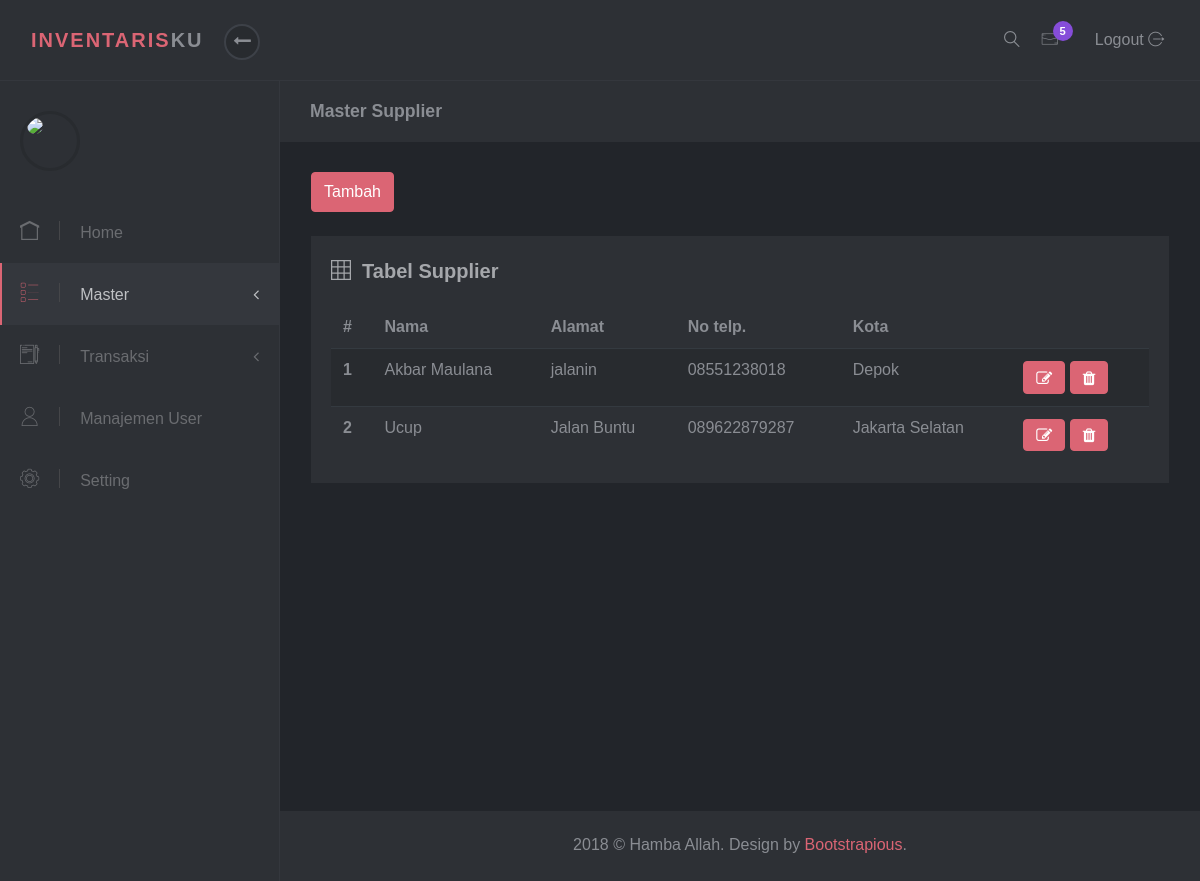
The page /pages/supplier.php on the database its author committed.
### tables this page shows
CREATE TABLE `supplier` (
  `supplier_id` int(11) NOT NULL,
  `supplier_name` varchar(35) NOT NULL,
  `supplier_address` varchar(50) NOT NULL,
  `supplier_telp` varchar(15) NOT NULL,
  `supplier_country` varchar(20) NOT NULL
);

### pages/supplier.php (the view, shortened to what this page needs)
<?php include "header.php"; ?>
<?php include "sidebar.php"; ?>
<div class="page-header">
  <div class="container-fluid">
    <h2 class="h5 no-margin-bottom">Master Supplier</h2>
  </div>
</div>
<section class="no-padding-top">
  <div class="container-fluid">
    <div class="row">
      <div class="col-lg-12">
        <a href="supplier_form.php" class="btn btn-primary">Tambah</a><br><br>
        <div class="block">
          <div class="title">
            <strong><i class="icon-grid"></i>&nbsp; Tabel Supplier</strong>
          </div>
          <div class="table-responsive">
            <table class="table table-striped table-hover">
              <thead>
                <tr>
                  <th>#</th>
                  <th>Nama</th>
                  <th>Alamat</th>
                  <th>No telp.</th>
                  <th>Kota</th>
                </tr>
              </thead>
              <tbody>
                <?php
                $n = 0;
                $sql = mysqli_query($conn, "SELECT * FROM supplier ORDER BY supplier_name ASC");
                while($row = mysqli_fetch_array($sql)):
                ?>
                <tr>
                  <th scope="row"><?php echo ++$n; ?></th>
                  <td><?php echo $row['supplier_name']; ?></td>
                  <td><?php echo $row['supplier_address']; ?></td>
                  <td><?php echo $row['supplier_telp']; ?></td>
                  <td><?php echo $row['supplier_country']; ?></td>
                  <td>
                    <a href="supplier_form.php?id=<?php echo $row['supplier_id'] ?>" class="btn btn-primary" title="Edit"><i class="fa fa-edit"></i></a>
                    <a href="?hapus=<?php echo $row['supplier_id']; ?>" name="hapus" class="btn btn-primary" title="Hapus" onclick="return confirm('Are you sure want to delete <?php echo $row['supplier_name']; ?> supplier?');"><i class='fa fa-trash'></i></a>
                  </td>
                </tr>
                <?php endwhile; ?>
              </tbody>
            </table>
          </div>
        </div>
      </div>
    </div>
  </div>
</section>
<?php
include "footer.php";
?>

### css/style.default.css (style rules this page uses)
body { position: relative; }
section { padding: 0 1rem; }
a { -webkit-transition: all 0.3s; transition: all 0.3s; display: inline-block; }
i, span, strong { display: inline-block; }
.no-padding-top { padding-top: 0 !important; }
.no-margin-bottom { margin-bottom: 0 !important; }
.block { padding: 20px; background: #2d3035; color: #8a8d93; margin-bottom: 30px; }
.page-header { padding: 20px 15px; background: #2d3035; color: #8a8d93; margin-bottom: 30px; }
i[class*='icon-'] { -webkit-transform: translateY(2px); transform: translateY(2px); }
.block .title { margin-bottom: 20px; }
.block .title strong:first-child { font-size: 1.25rem; color: #a5a7ab; }
.table { margin-bottom: 0; }
.table td, .table th { border-color: #343a40; }
.table thead th { border: none; }
.table-striped tbody tr { -webkit-transition: all 0.3s; transition: all 0.3s; }
.table-striped tbody tr:nth-of-type(odd) { background-color: #282b2f; }
.btn { font-weight: 400; border: 1px solid transparent; padding: 0.45rem 0.75rem; font-size: 1rem; line-height: 1.5; border-radius: 0.25rem; -webkit-transition: color 0.15s ease-in-out, background-color 0.15s ease-in-out, border-color 0.15s ease-in-out, -webkit-box-shadow 0.15s ease-in-out; transition: color 0.15s ease-in-out, background-color 0.15s ease-in-out, border-color 0.15s ease-in-out, -webkit-box-shadow 0.15s ease-in-out; transition: color 0.15s ease-in-out, background-color 0.15s ease-in-out, border-color 0.15s ease-in-out, box-shadow 0.15s ease-in-out; transition: color 0.15s ease-in-out, background-color 0.15s ease-in-out, border-color 0.15s ease-in-out, box-shadow 0.15s ease-in-out, -webkit-box-shadow 0.15s ease-in-out; }
.btn-primary { color: color-yiq(#DB6574); background-color: #DB6574; border-color: #DB6574; }
body { font-family: "Muli", sans-serif; font-size: 1rem; font-weight: 400; line-height: 1.5; color: #8a8d93; background-color: #fff; }
a { color: #DB6574; text-decoration: none; }
h1, h2, h3, h4, h5, h6, .h1, .h2, .h3, .h4, .h5, .h6 { margin-bottom: 0.5rem; font-family: inherit; font-weight: 700; line-height: 1.2; color: inherit; }
h2, .h2 { font-size: 1.7rem; }
h5, .h5 { font-size: 1.1rem; }

### rows shown on the page
supplier: supplier_name "Akbar Maulana", supplier_address "jalanin", supplier_telp "08551238018", supplier_country "Depok"
supplier: supplier_name "Ucup", supplier_address "Jalan Buntu", supplier_telp "089622879287", supplier_country "Jakarta Selatan"
